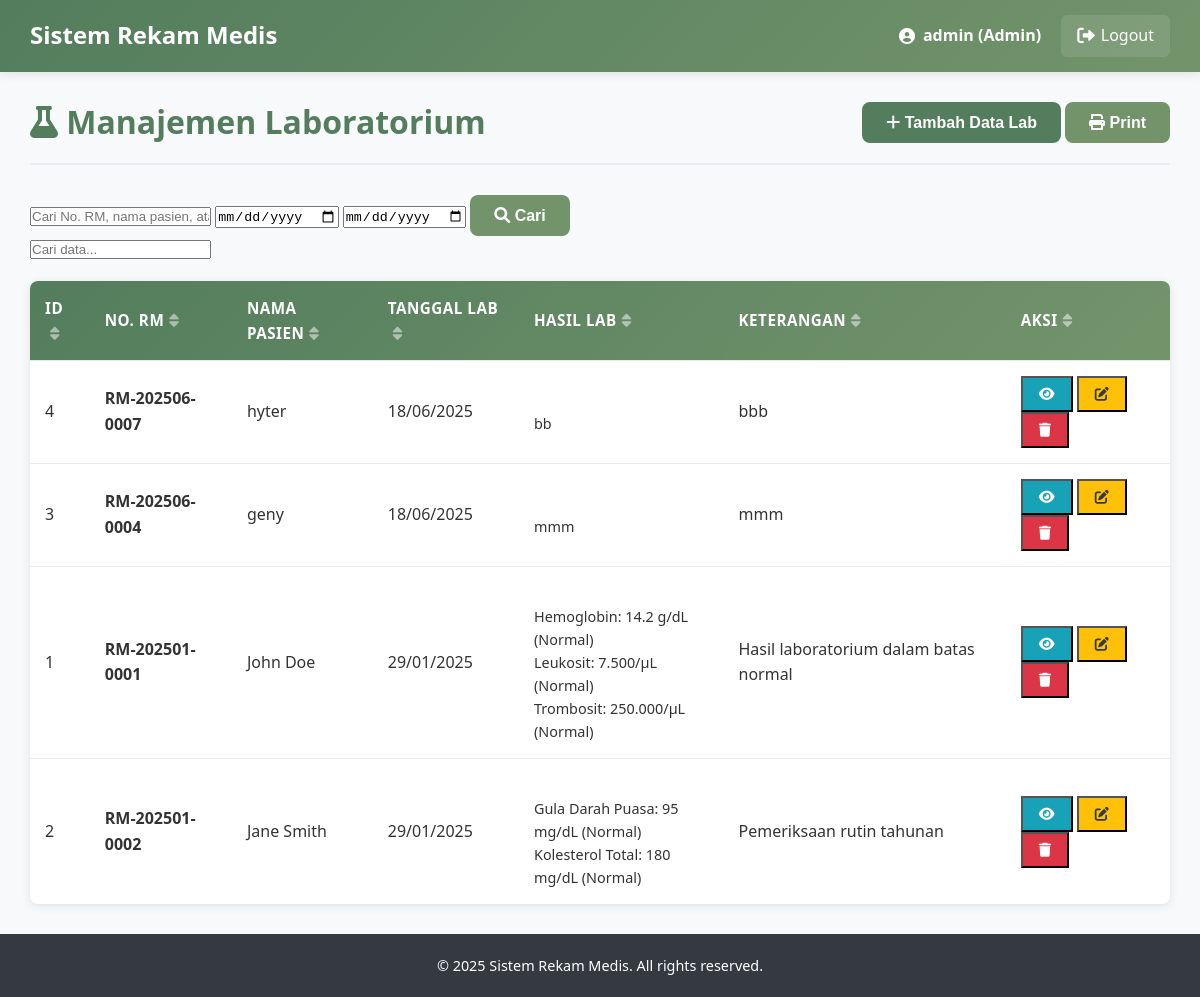
Screenshot of /medis_trysthan-main/Trys_Proj/admin/laboratory.php (signed in) with the database file from the repository.
### tables this page shows
CREATE TABLE `laboratorium` (
  `id_lab` int(11) NOT NULL,
  `no_rm` varchar(20) DEFAULT NULL,
  `hasil_lab` text DEFAULT NULL,
  `ket` text DEFAULT NULL,
  `tgl_lab` date DEFAULT NULL,
  `created_at` timestamp NOT NULL DEFAULT current_timestamp(),
  `updated_at` timestamp NOT NULL DEFAULT current_timestamp() ON UPDATE current_timestamp()
);

CREATE TABLE `pasien` (
  `id_pasien` int(11) NOT NULL,
  `no_rm` varchar(20) NOT NULL,
  `nm_pasien` varchar(100) NOT NULL,
  `tgl_lhr` date DEFAULT NULL,
  `alamat` text DEFAULT NULL,
  `telepon` varchar(15) DEFAULT NULL,
  `no_hp` varchar(15) DEFAULT NULL,
  `jenis_kelamin` enum('L','P') DEFAULT NULL,
  `nm_kk` varchar(100) DEFAULT NULL,
  `hub_kel` varchar(50) DEFAULT NULL,
  `id_user` int(11) DEFAULT NULL,
  `created_at` timestamp NOT NULL DEFAULT current_timestamp(),
  `updated_at` timestamp NOT NULL DEFAULT current_timestamp() ON UPDATE current_timestamp()
);

### medis_trysthan-main/Trys_Proj/admin/laboratory.php (the view, shortened to what this page needs)
<?php
include '../config/database.php';
$page_title = "Manajemen Laboratorium";
$search = $_GET['search'] ?? '';
$date_from = $_GET['date_from'] ?? '';
$date_to = $_GET['date_to'] ?? '';
$per_page = 10;
$page = $_GET['page'] ?? 1;
$offset = ($page - 1) * $per_page;
$where_conditions = [];
$params = [];
$types = "";
$where_clause = !empty($where_conditions) ? "WHERE " . implode(" AND ", $where_conditions) : "";
$sql = "SELECT l.*, p.nm_pasien
        FROM laboratorium l
        LEFT JOIN pasien p ON l.no_rm = p.no_rm
        $where_clause
        ORDER BY l.tgl_lab DESC, l.created_at DESC
        LIMIT $per_page OFFSET $offset";
if (!empty($params)) {
    $stmt = $conn->prepare($sql);
    $stmt->bind_param($types, ...$params);
    $stmt->execute();
    $laboratory_data = $stmt->get_result();
} else {
    $laboratory_data = $conn->query($sql);
}
?>
<!DOCTYPE html>
<html lang="en">
<head>
    <link rel="stylesheet" href="../css/style.css">
    <link rel="stylesheet" href="https://cdnjs.cloudflare.com/ajax/libs/font-awesome/6.0.0-beta3/css/all.min.css">
</head>
<body>
    <?php include '../includes/header.php'; ?>
    <div class="container">
        <div class="content">
            <div class="content-header">
                <h2><i class="fas fa-flask"></i> <?php echo $page_title; ?></h2>
                <div class="header-actions">
                    <button class="btn btn-primary" onclick="openModal('addModal')">
                        <i class="fas fa-plus"></i> Tambah Data Lab
                    </button>
                    <button class="btn btn-secondary" onclick="window.print()">
                        <i class="fas fa-print"></i> Print
                    </button>
                </div>
            </div>
            <div class="filter-section">
                <form method="GET" class="search-form">
                    <div class="search-group">
                        <input type="text" name="search" placeholder="Cari No. RM, nama pasien, atau hasil lab..."
                               value="<?php echo htmlspecialchars($search); ?>">
                        <input type="date" name="date_from" placeholder="Dari tanggal"
                               value="<?php echo htmlspecialchars($date_from); ?>">
                        <input type="date" name="date_to" placeholder="Sampai tanggal"
                               value="<?php echo htmlspecialchars($date_to); ?>">
                        <button type="submit" class="btn btn-secondary">
                            <i class="fas fa-search"></i> Cari
                        </button>
                    </div>
                </form>
            </div>
            <div class="table-container">
                <table class="data-table">
                    <thead>
                        <tr>
                            <th>ID</th>
                            <th>No. RM</th>
                            <th>Nama Pasien</th>
                            <th>Tanggal Lab</th>
                            <th>Hasil Lab</th>
                            <th>Keterangan</th>
                            <th>Aksi</th>
                        </tr>
                    </thead>
                    <tbody>
                        <?php if ($laboratory_data->num_rows > 0): ?>
                        <?php while ($lab = $laboratory_data->fetch_assoc()): ?>
                        <tr>
                            <td><?php echo $lab['id_lab']; ?></td>
                            <td>
                                <strong><?php echo htmlspecialchars($lab['no_rm']); ?></strong>
                            </td>
                            <td><?php echo htmlspecialchars($lab['nm_pasien'] ?? 'Tidak ditemukan'); ?></td>
                            <td><?php echo date('d/m/Y', strtotime($lab['tgl_lab'])); ?></td>
                            <td>
                                <div class="lab-result-preview">
                                    <?php echo htmlspecialchars(substr($lab['hasil_lab'], 0, 100)); ?>
                                </div>
                            </td>
                            <td>
                                <?php echo htmlspecialchars(substr($lab['ket'], 0, 50)); ?>
                            </td>
                            <td>
                                <div class="action-buttons">
                                    <button class="btn-sm btn-info" onclick="viewLab(<?php echo htmlspecialchars(json_encode($lab)); ?>)">
                                        <i class="fas fa-eye"></i>
                                    </button>
                                    <button class="btn-sm btn-warning" onclick="editLab(<?php echo htmlspecialchars(json_encode($lab)); ?>)">
                                        <i class="fas fa-edit"></i>
                                    </button>
                                    <button class="btn-sm btn-danger" onclick="deleteLab(<?php echo $lab['id_lab']; ?>, '<?php echo htmlspecialchars($lab['no_rm']); ?>')">
                                        <i class="fas fa-trash"></i>
                                    </button>
                                </div>
                            </td>
                        </tr>
                        <?php endwhile; ?>
                        <?php else: ?>
                        <tr>
                            <td colspan="7" class="text-center">Tidak ada data laboratorium.</td>
                        </tr>
                        <?php endif; ?>
                    </tbody>
                </table>
            </div>
        </div>
    </div>
    <?php include '../includes/footer.php'; ?>
</body>
</html>

### medis_trysthan-main/Trys_Proj/includes/header.php
<header class="main-header">
    <div class="logo">
        <h1>Sistem Rekam Medis</h1>
    </div>
    <div class="user-menu">
        <span class="user-name">
            <i class="fas fa-user-circle"></i>
            <?php echo $_SESSION['username']; ?>
            (<?php echo ucfirst($_SESSION['role']); ?>)
        </span>
        <a href="logout.php" class="logout-btn">
            <i class="fas fa-sign-out-alt"></i> Logout
        </a>
    </div>
</header>

### medis_trysthan-main/Trys_Proj/includes/footer.php
<footer class="main-footer">
    <div class="footer-content">
        <p>&copy; <?php echo date('Y'); ?> Sistem Rekam Medis. All rights reserved.</p>
    </div>
</footer>

### medis_trysthan-main/Trys_Proj/css/style.css (style rules this page uses)
* { margin: 0; padding: 0; box-sizing: border-box; }
body { font-family: "Segoe UI", Tahoma, Geneva, Verdana, sans-serif; line-height: 1.6; color: #333; background-color: #f8f9fa; }
:root { --primary-color: #537d5d; --primary-dark: #3e5e45; --primary-light: #6a9975; --secondary-color: #73946b; --secondary-dark: #5a7553; --secondary-light: #8bac83; --accent-color: #9ebc8a; --accent-dark: #85a371; --accent-light: #b7d5a3; --light-color: #d2d0a0; --light-dark: #b9b787; --light-light: #ebe9b9; --white: #ffffff; --off-white: #f9f9f9; --gray-light: #f8f9fa; --gray-medium: #6c757d; --gray-dark: #343a40; --success: #28a745; --success-dark: #1e7e34; --danger: #dc3545; --danger-dark: #bd2130; --warning: #ffc107; --warning-dark: #d39e00; --info: #17a2b8; --info-dark: #117a8b; }
h1, h2, h3, h4, h5, h6 { font-weight: 700; line-height: 1.2; margin-bottom: 0.5em; color: var(--gray-dark); }
h1 { font-size: 2.5rem; }
h2 { font-size: 2rem; }
p { margin-bottom: 1rem; }
a { color: var(--primary-color); text-decoration: none; transition: color 0.3s ease; }
.btn { display: inline-block; padding: 12px 24px; border: none; border-radius: 8px; font-size: 1rem; font-weight: 600; text-decoration: none; text-align: center; cursor: pointer; transition: all 0.3s ease; line-height: 1; position: relative; overflow: hidden; }
.btn::after { content: ""; position: absolute; top: 50%; left: 50%; width: 5px; height: 5px; background: rgba(255, 255, 255, 0.5); opacity: 0; border-radius: 100%; transform: scale(1, 1) translate(-50%); transform-origin: 50% 50%; }
.btn-primary { background-color: var(--primary-color); color: var(--white); }
.btn-secondary { background-color: var(--secondary-color); color: var(--white); }
.btn-info { background-color: var(--info); color: var(--white); }
.btn-danger { background-color: var(--danger); color: var(--white); }
.btn-warning { background-color: var(--warning); color: var(--gray-dark); }
.btn-sm { padding: 8px 16px; font-size: 0.875rem; }
.main-header { background: linear-gradient(135deg, var(--primary-color), var(--secondary-color)); color: var(--white); padding: 15px 30px; display: flex; justify-content: space-between; align-items: center; box-shadow: 0 2px 10px rgba(0, 0, 0, 0.1); position: sticky; top: 0; z-index: 100; }
.main-header .logo h1 { font-size: 1.5rem; font-weight: 700; margin: 0; color: var(--white); }
.user-menu { display: flex; align-items: center; gap: 20px; }
.user-name { display: flex; align-items: center; gap: 8px; font-weight: 600; }
.logout-btn { color: var(--white); text-decoration: none; padding: 8px 16px; border-radius: 6px; background-color: rgba(255, 255, 255, 0.1); transition: background-color 0.3s ease; display: flex; align-items: center; gap: 6px; }
.logout-btn i { font-size: 1.1em; }
.container { display: flex; min-height: calc(100vh - 70px); }
.content { flex: 1; padding: 30px; background-color: var(--gray-light); min-height: calc(100vh - 70px); }
.content-header { display: flex; justify-content: space-between; align-items: center; margin-bottom: 30px; padding-bottom: 20px; border-bottom: 2px solid #e9ecef; }
.content-header h2 { color: var(--primary-color); font-size: 2rem; font-weight: 700; margin: 0; }
.data-table { width: 100%; border-collapse: collapse; background: var(--white); border-radius: 8px; overflow: hidden; box-shadow: 0 2px 10px rgba(0, 0, 0, 0.1); }
.data-table thead { background: linear-gradient(135deg, var(--primary-color), var(--secondary-color)); color: var(--white); }
.data-table th, .data-table td { padding: 15px; text-align: left; border-bottom: 1px solid #e9ecef; }
.data-table th { font-weight: 600; font-size: 0.95rem; text-transform: uppercase; letter-spacing: 0.5px; }
.data-table tbody tr { transition: background-color 0.3s ease; }
.data-table tbody tr:last-child td { border-bottom: none; }
.main-footer { background-color: var(--gray-dark); color: var(--white); text-align: center; padding: 20px; margin-top: auto; }
.footer-content p { margin: 0; font-size: 0.9rem; }

### medis_trysthan-main/Trys_Proj/admin/laboratory.php (style rules this page uses)
.lab-result-preview { max-width: 200px; white-space: pre-line; font-size: 0.9rem; }

### rows the page displays
laboratorium: id_lab "4", no_rm "RM-202506-0007", pasien.nm_pasien "hyter", tgl_lab "18/06/2025", hasil_lab "bb", ket "bbb"
laboratorium: id_lab "3", no_rm "RM-202506-0004", pasien.nm_pasien "geny", tgl_lab "18/06/2025", hasil_lab "mmm", ket "mmm"
laboratorium: id_lab "1", no_rm "RM-202501-0001", pasien.nm_pasien "John Doe", tgl_lab "29/01/2025", hasil_lab "Hemoglobin: 14.2 g/dL (Normal) Leukosit: 7.500/μL (Normal) Trombosit: 250.000/μL (Normal)", ket "Hasil laboratorium dalam batas normal"
laboratorium: id_lab "2", no_rm "RM-202501-0002", pasien.nm_pasien "Jane Smith", tgl_lab "29/01/2025", hasil_lab "Gula Darah Puasa: 95 mg/dL (Normal) Kolesterol Total: 180 mg/dL (Normal)", ket "Pemeriksaan rutin tahunan"

### other values shown
$_SESSION['username'] "admin"
$_SESSION['role'] "Admin"
$page_title "Manajemen Laboratorium"
